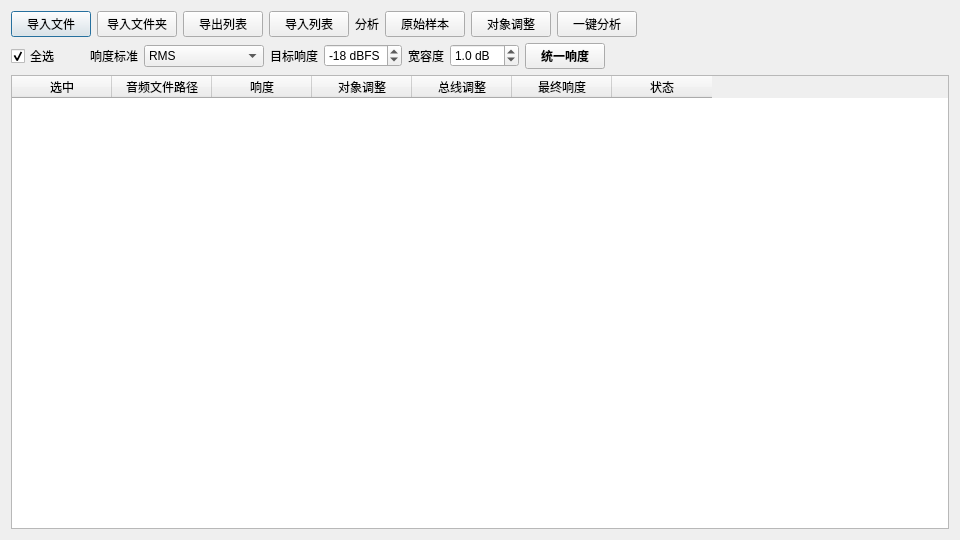
<?xml version="1.0" encoding="UTF-8"?>
<ui version="4.0">
 <class>LoudnessAdjustment</class>
 <widget class="QDialog" name="LoudnessAdjustment">
  <property name="geometry">
   <rect>
    <x>0</x>
    <y>0</y>
    <width>960</width>
    <height>540</height>
   </rect>
  </property>
  <property name="minimumSize">
   <size>
    <width>760</width>
    <height>400</height>
   </size>
  </property>
  <property name="windowTitle">
   <string>响度调整</string>
  </property>
  <layout class="QVBoxLayout" name="verticalLayout">
   <item>
    <layout class="QHBoxLayout" name="toolsRow">
     <item>
      <widget class="QPushButton" name="btnImportFiles">
       <property name="text">
        <string>导入文件</string>
       </property>
      </widget>
     </item>
     <item>
      <widget class="QPushButton" name="btnImportFolder">
       <property name="text">
        <string>导入文件夹</string>
       </property>
      </widget>
     </item>
     <item>
      <widget class="QPushButton" name="btnExportList">
       <property name="text">
        <string>导出列表</string>
       </property>
      </widget>
     </item>
     <item>
      <widget class="QPushButton" name="btnImportList">
       <property name="text">
        <string>导入列表</string>
       </property>
      </widget>
     </item>
     <item>
      <widget class="QLabel" name="lblAnalyze">
       <property name="text">
        <string>分析</string>
       </property>
      </widget>
     </item>
     <item>
      <widget class="QPushButton" name="btnAnalyzeSample">
       <property name="text">
        <string>原始样本</string>
       </property>
      </widget>
     </item>
     <item>
      <widget class="QPushButton" name="btnAnalyzeObject">
       <property name="text">
        <string>对象调整</string>
       </property>
      </widget>
     </item>
     <item>
      <widget class="QPushButton" name="btnAnalyzeAll">
       <property name="text">
        <string>一键分析</string>
       </property>
      </widget>
     </item>
     <item>
      <spacer name="toolsSpacer">
       <property name="orientation">
        <enum>Qt::Horizontal</enum>
       </property>
       <property name="sizeHint" stdset="0">
        <size>
         <width>40</width>
         <height>20</height>
        </size>
       </property>
      </spacer>
     </item>
    </layout>
   </item>
   <item>
    <layout class="QHBoxLayout" name="settingsRow">
     <item>
      <widget class="QCheckBox" name="cbxSelectAll">
       <property name="checked">
        <bool>true</bool>
       </property>
       <property name="text">
        <string>全选</string>
       </property>
      </widget>
     </item>
     <item>
      <spacer name="selectAllSpacer">
       <property name="orientation">
        <enum>Qt::Horizontal</enum>
       </property>
       <property name="sizeType">
        <enum>QSizePolicy::Fixed</enum>
       </property>
       <property name="sizeHint" stdset="0">
        <size>
         <width>24</width>
         <height>20</height>
        </size>
       </property>
      </spacer>
     </item>
     <item>
      <widget class="QLabel" name="lblLoudnessStandard">
       <property name="text">
        <string>响度标准</string>
       </property>
      </widget>
     </item>
     <item>
      <widget class="QComboBox" name="cbbLoudnessStandard">
       <property name="minimumSize">
        <size>
         <width>120</width>
         <height>0</height>
        </size>
       </property>
       <item>
        <property name="text">
         <string>RMS</string>
        </property>
       </item>
       <item>
        <property name="text">
         <string>LUFS</string>
        </property>
       </item>
      </widget>
     </item>
     <item>
      <widget class="QLabel" name="lblTargetLoudness">
       <property name="text">
        <string>目标响度</string>
       </property>
      </widget>
     </item>
     <item>
      <widget class="QDoubleSpinBox" name="spbTargetLoudness">
       <property name="suffix">
        <string> dBFS</string>
       </property>
       <property name="decimals">
        <number>0</number>
       </property>
       <property name="minimum">
        <double>-60.000000000000000</double>
       </property>
       <property name="maximum">
        <double>0.000000000000000</double>
       </property>
       <property name="singleStep">
        <double>1.000000000000000</double>
       </property>
       <property name="value">
        <double>-18.000000000000000</double>
       </property>
      </widget>
     </item>
     <item>
      <widget class="QLabel" name="lblTolerance">
       <property name="text">
        <string>宽容度</string>
       </property>
      </widget>
     </item>
     <item>
      <widget class="QDoubleSpinBox" name="spbTolerance">
       <property name="suffix">
        <string> dB</string>
       </property>
       <property name="decimals">
        <number>1</number>
       </property>
       <property name="minimum">
        <double>0.000000000000000</double>
       </property>
       <property name="maximum">
        <double>20.000000000000000</double>
       </property>
       <property name="singleStep">
        <double>0.500000000000000</double>
       </property>
       <property name="value">
        <double>1.000000000000000</double>
       </property>
      </widget>
     </item>
     <item>
      <widget class="QPushButton" name="btnUnifyLoudness">
       <property name="font">
        <font>
         <bold>true</bold>
        </font>
       </property>
       <property name="text">
        <string>统一响度</string>
       </property>
      </widget>
     </item>
     <item>
      <spacer name="settingsSpacer">
       <property name="orientation">
        <enum>Qt::Horizontal</enum>
       </property>
       <property name="sizeHint" stdset="0">
        <size>
         <width>40</width>
         <height>20</height>
        </size>
       </property>
      </spacer>
     </item>
    </layout>
   </item>
   <item>
    <widget class="QTableWidget" name="tblAudioList">
     <property name="editTriggers">
      <set>QAbstractItemView::NoEditTriggers</set>
     </property>
     <property name="alternatingRowColors">
      <bool>true</bool>
     </property>
     <property name="selectionBehavior">
      <enum>QAbstractItemView::SelectRows</enum>
     </property>
     <column>
      <property name="text">
       <string>选中</string>
      </property>
     </column>
     <column>
      <property name="text">
       <string>音频文件路径</string>
      </property>
     </column>
     <column>
      <property name="text">
       <string>响度</string>
      </property>
     </column>
     <column>
      <property name="text">
       <string>对象调整</string>
      </property>
     </column>
     <column>
      <property name="text">
       <string>总线调整</string>
      </property>
     </column>
     <column>
      <property name="text">
       <string>最终响度</string>
      </property>
     </column>
     <column>
      <property name="text">
       <string>状态</string>
      </property>
     </column>
    </widget>
   </item>
  </layout>
 </widget>
 <resources/>
 <connections/>
</ui>
